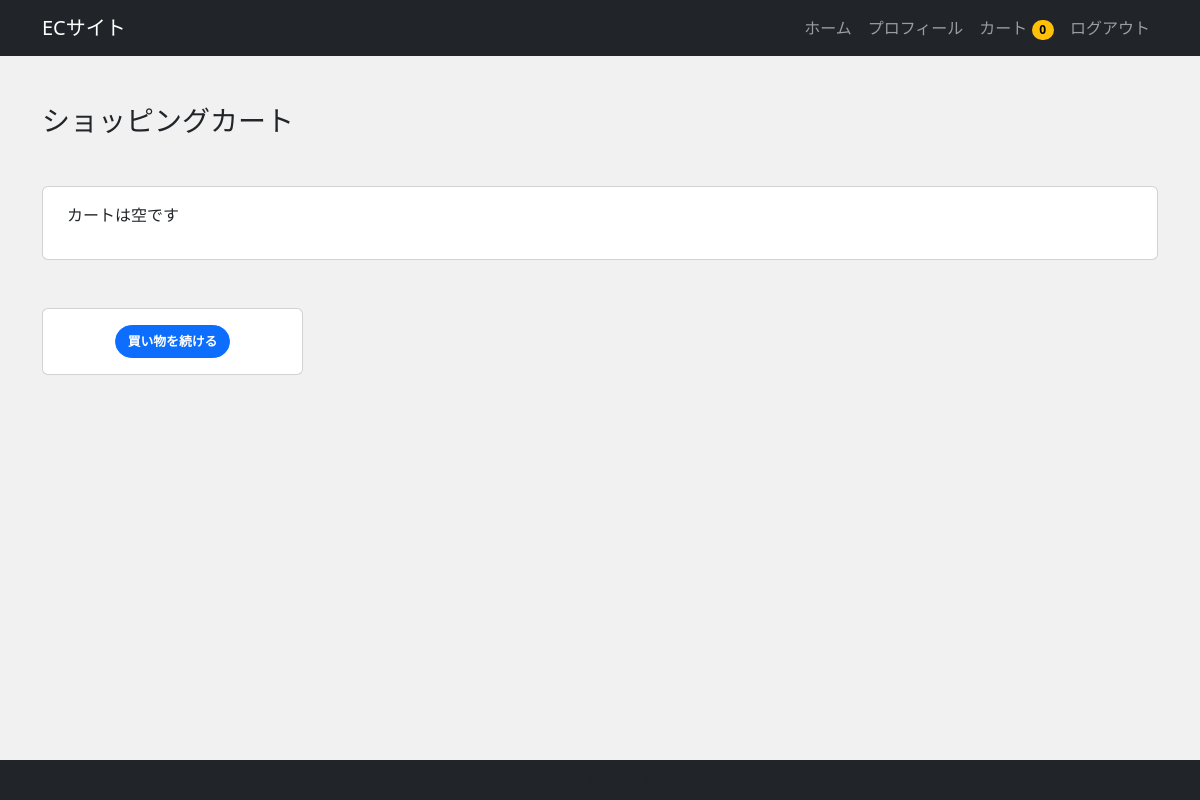
The app's page /order/ (signed in), older data.
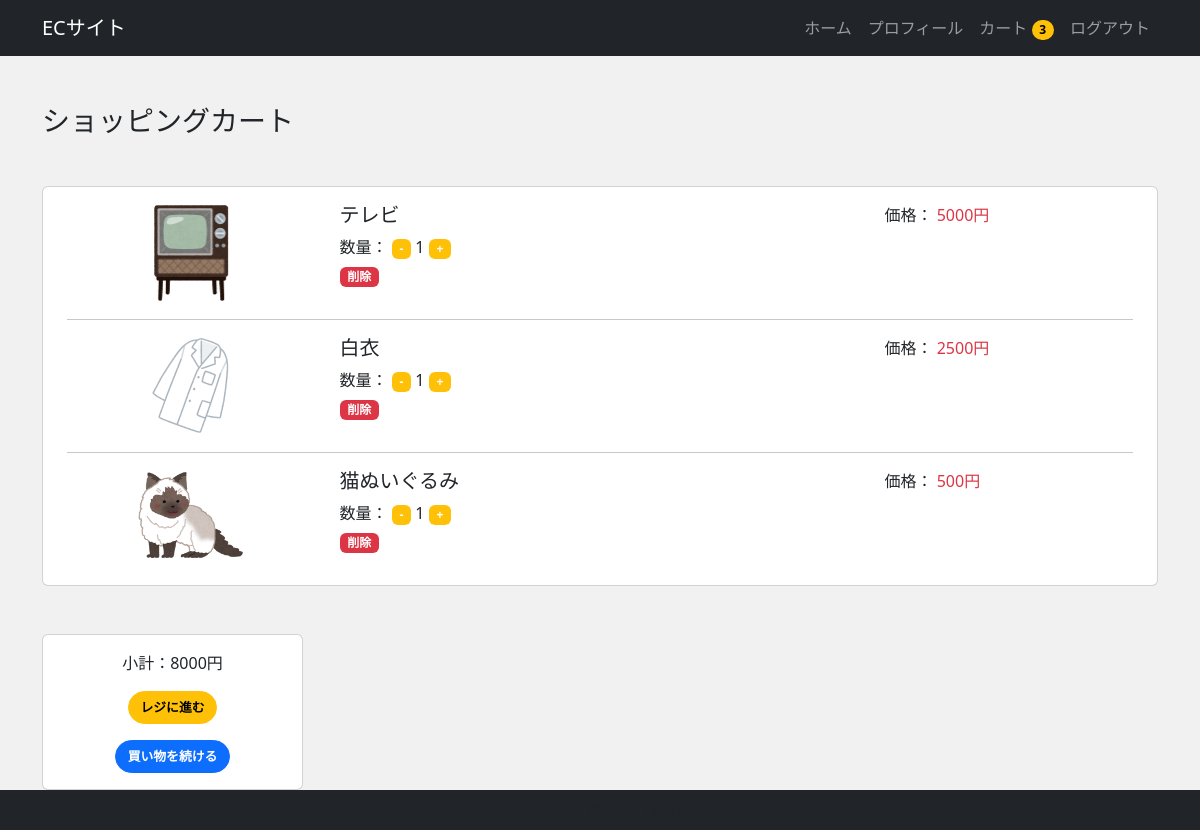
The same page, newer data.
### accounts/models.py (models this page shows, shortened)
class CustomUser(AbstractBaseUser, PermissionsMixin):
    email = models.EmailField('メールアドレス', unique=True)
    first_name = models.CharField('姓', max_length=30)
    last_name = models.CharField('名', max_length=30)
    adress = models.CharField('住所', max_length=30, blank=True)
    tel = models.CharField('電話番号', max_length=30, blank=True)
    created = models.DateTimeField('入会日', default=timezone.now)
    is_staff = models.BooleanField(
        ('staff status'),
        default=False,
        help_text=('Designates whether the user can log into this admin site.'),
    )
    is_active = models.BooleanField(
        ('active'),
        default=True,
        help_text=(
            'Designates whether this user should be treated as active. '
            'Unselect this instead of deleting accounts.'
        ),
    )
    objects = UserManager()
    EMAIL_FIELD = 'email'
    USERNAME_FIELD = 'email'
    REQUIRED_FIELDS = []
    class Meta:
        verbose_name = ('user')
        verbose_name_plural = ('users')

### app/models.py (models this page shows, shortened)
class Order(models.Model):
    user = models.ForeignKey(settings.AUTH_USER_MODEL, on_delete=models.CASCADE)
    items = models.ManyToManyField(OrderItem)
    start_date = models.DateTimeField(auto_now_add=True)
    ordered_date = models.DateTimeField()
    ordered = models.BooleanField(default=False)
    payment = models.ForeignKey('Payment', on_delete=models.SET_NULL, blank=True, null=True)
    def get_total(self):
        total = 0
        for order_item in self.items.all():
            total += order_item.get_total_item_price()
        return total

class OrderItem(models.Model):
    user = models.ForeignKey(settings.AUTH_USER_MODEL, on_delete=models.CASCADE)
    ordered = models.BooleanField(default=False)
    item = models.ForeignKey(Item, on_delete=models.CASCADE)
    quantity = models.IntegerField(default=1)
    def get_total_item_price(self):
        return self.quantity * self.item.price

class Item(models.Model):
    title = models.CharField(max_length=100)
    price = models.IntegerField()
    category = models.CharField(max_length=100)
    slug = models.SlugField()
    description = models.TextField()
    image = models.ImageField(upload_to='images')

### app/views.py (the view)
# urls.py: path('order/', views.OrderView.as_view() , name='order'),
class OrderView(LoginRequiredMixin, View):
    def get(self, request, *args, **kwargs):
        try:
            order = Order.objects.get(user=request.user, ordered=False)
            context = {
                'order': order
            }
            return render(request, 'app/order.html', context)
        except ObjectDoesNotExist:
            return render(request, 'app/order.html')

### app/templatetags/cart_tags.py (called while the page is built)
@register.filter
def itemCount(user):
    if user.is_authenticated:
        order = Order.objects.filter(user=user, ordered=False)
        if order.exists():
            return order[0].items.count()
    return 0

### app/templates/app/order.html
{% extends 'app/base.html' %}
{% block content %}
<div class="my-5">
    <h3>ショッピングカート</h3>
</div>
<div class="row order">
    <div class="col-mb-9 mb-5">
        <div class="card">
            <div class="card-body px-4 py-3">
                {% for order_item in order.items.all %}
                    <div class="row">
                        <div class="col-md-3 text-center">
                            <img src="{{order_item.item.image.url}}" alt="{{order_item.item.title}}" class="img-fluid">
                        </div>
                        <div class="col-md-6">
                            <h5>{{order_item.item.title}}</h5>
                            <p class="mb-1">
                                数量：
                                <a href="{% url 'removesingleitem' order_item.item.slug %}"><span class="badge bg-warning">-</span></a>
                                {{order_item.quantity}}
                                <a href="{% url 'additem' order_item.item.slug %}"><span class="badge bg-warning">+</span></a>
                            </p>
                            <a href="{% url 'removeitem' order_item.item.slug %}">
                                <span class="badge bg-danger">削除</span>
                            </a>
                        </div>
                        <div class="col-md-3 text-right">
                            <p>
                                価格：
                                <span class="text-danger font-weight-bold">
                                    {{ order_item.get_total_item_price}}円
                                </span>
                            </p>
                        </div>
                    </div>
                    {% if not forloop.last %}
                        <hr>
                    {% endif %}
                    {%empty%}
                    <p class="mb-3">カートは空です</p>
                {% endfor %}
            </div>
        </div>
    </div>
    <div class="col-md-3">
        <div class="card">
            <div class="card-body text-center px-2 py-3">
                {% if order.get_total %}
                    <p>小計：<span class="font-weight-bold">{{order.get_total}}</span>円</p>
                    <div class="mb-3">
                        <a href="{% url 'payment' %}" class="btn btn-warning">レジに進む</a>
                    </div>
                {% endif %}
                <a href="/" class="btn btn-primary">買い物を続ける</a>
            </div>
        </div>
    </div>
</div>
{% endblock %}

### app/templates/app/base.html (shortened to what this page needs)
{% load cart_tags %}
{% load static %}
<!DOCTYPE html>
<html lang="ja">
<head>
    <link href="https://cdn.jsdelivr.net/npm/bootstrap@5.3.0/dist/css/bootstrap.min.css" rel="stylesheet">
    <link rel="stylesheet" href="{% static 'css/style.css' %}">
</head>
<body>
    <nav class="navbar navbar-expand-lg navbar-dark bg-dark">
        <div class="container">
            <a href="/" class="navbar-brand">ECサイト</a>
            <ul class="navbar-nav ml-auto">
                <li class="nav-item">
                    <a href="/" class="nav-link">ホーム</a>
                </li>
                {% if user.is_authenticated %}
                    <li class="nav-item">
                        <a href="{% url 'profile' %}" class="nav-link">プロフィール</a>
                    </li>
                    <li class="nav-item">
                        <a href="{% url 'order' %}" class="nav-link">
                            カート
                            <span class="badge rounded-pill text-bg-warning">
                                {{ request.user|itemCount }}
                            </span>
                        </a>
                    </li>
                    <li class="nav-item">
                        <a href="{% url 'account_logout' %}" class="nav-link">ログアウト</a>
                    </li>
                {% endif %}
            </ul>
        </div>
    </nav>
    <main>
        <div class="container">
            {% block content %}
            {% endblock %}
        </div>
    </main>
    <footer class="py-2 bg-dark">
        <p class="m-0 text-center tect-white">Copyright &copy; Your Name</p>
    </footer>
</body>
</html>

### app/static/css/style.css (style rules this page uses)
* { margin: 0; padding: 0; box-sizing: border-box; }
body { background: #f1f1f1; display: flex; flex-flow: column; min-height: 100vh; }
main { flex: 1; }
.btn { font-size: 80%; border-radius: 5rem; font-weight: bold; }
.order img { height: 100px; object-fit: contain; }

Row changes from the older to the newer data that the page shows:
changed CustomUser: user|itemCount "0" → "3"
added OrderItem: item.image (picture), item "テレビ", quantity "1", get_total_item_price "5000"
added OrderItem: item.image (picture), item "白衣", quantity "1", get_total_item_price "2500"
added OrderItem: item.image (picture), item "猫ぬいぐるみ", quantity "1", get_total_item_price "500"
added Order: get_total "8000"
Text that changed along with them:
text no longer shown: "カートは空です"
text now shown: "小計： 円 レジに進む"
